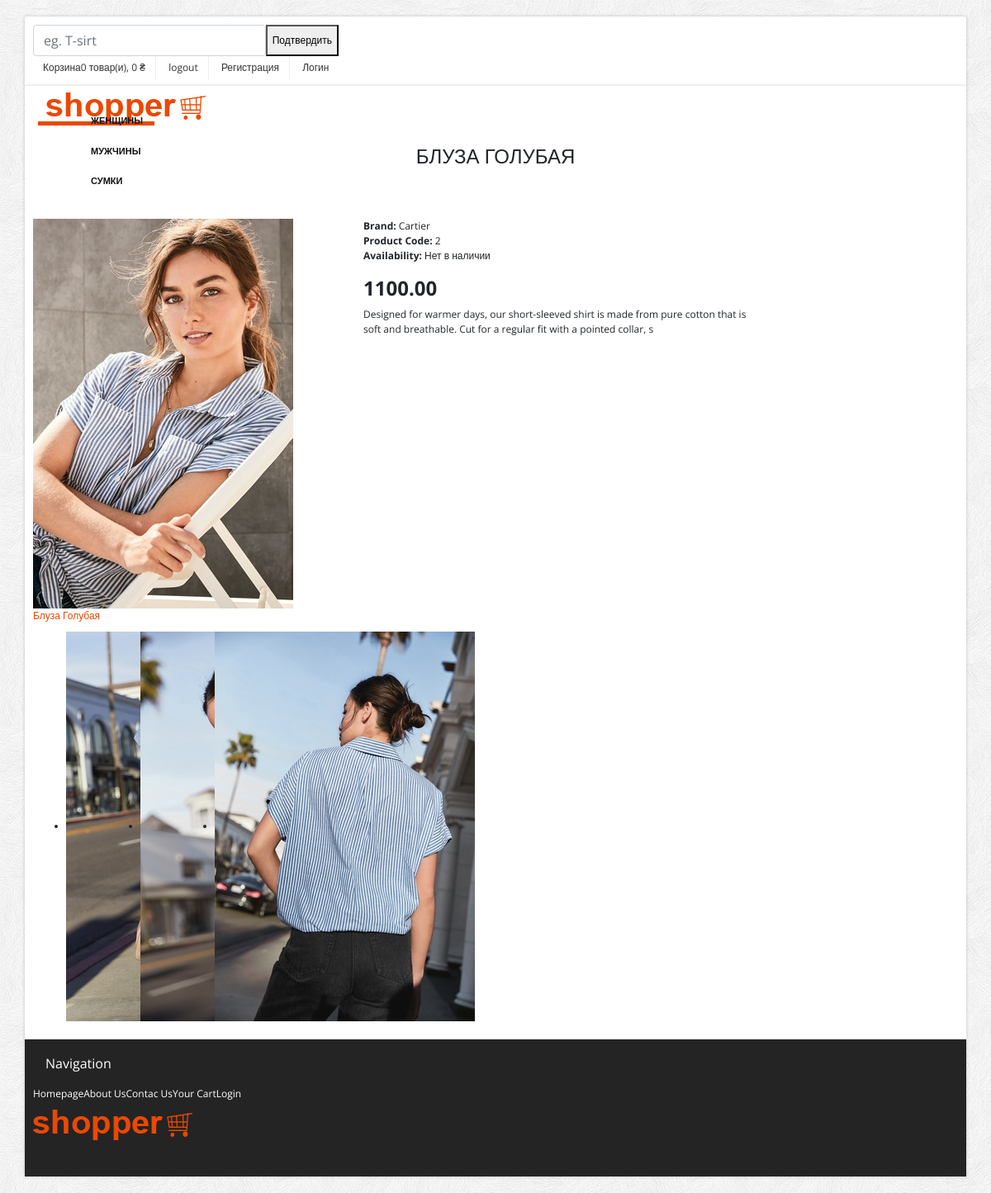
Screenshot of /kind_detail_view/2 with the database file from the repository.
### main_clothesmarket/models.py (models this page shows, shortened)
class Category(models.Model):  # Category of pruducts(man, woman, bags, i.t.d)
    def get_file_name(self, filename):
        exc = filename.strip().split('.')[-1]
        filename = f'{uuid4()}.{exc}'
        return path.join('media/images/categories', filename)
    title = models.CharField(max_length=16, unique=True)
    photo = models.ImageField(upload_to=get_file_name)
    category_order = models.IntegerField(unique=True)
    is_visible = models.BooleanField(default=True)

class Product(models.Model):  # pruduct in kind of prodcts ( костюм, платье, и.т.д.)
    def get_file_name(self, filename):
        exc = filename.strip().split('.')[-1]
        filename = f'{uuid4()}.{exc}'
        return path.join('media/images/products', filename)
    title = models.CharField(max_length=30, db_index=True)
    manufactura = models.CharField(max_length=30)
    photo = models.ImageField(upload_to=get_file_name)
    subphoto1 = models.ImageField(upload_to=get_file_name)  # addition photo
    subphoto2 = models.ImageField(upload_to=get_file_name)  # addition photo
    subphoto3 = models.ImageField(upload_to=get_file_name)  # addition photo
    product_order = models.IntegerField(unique=True)
    is_visible = models.BooleanField(default=True)
    price = models.DecimalField(max_digits=6, decimal_places=2)
    size = models.CharField(max_length=20)
    des = models.CharField(max_length=150, unique=True)  # description
    category = models.ForeignKey(Kind, on_delete=models.CASCADE)
    slug = models.SlugField(max_length=200, db_index=True)
    available = models.BooleanField(default=True)
    created = models.DateTimeField(auto_now_add=True)
    updated = models.DateTimeField(auto_now=True)
    class Meta:
        ordering = ('title',)
        index_together = (('id', 'slug'),)

### main_clothesmarket/views.py (the view)
# urls.py: path('kind_detail_view/<int:pk>', kind_detail_view, name='kind_detail_view'),
def kind_detail_view(request, pk):
    product = Product.objects.get(pk=pk)
    cart = Cart(request)
    return render(request, 'product_detail.html', context={
        'product': product,
        'categories': categories,
        'cart': cart,
    })

### cart_clothesmarket/cart.py (called while the page is built)
    def get_total_price(self):
        return sum(Decimal(item['price']) * item['quantity'] for item in self.cart.values())

    def __len__(self):
        return sum(item['quantity'] for item in self.cart.values())

### templates/product_detail.html
{% extends 'base.html' %}
{% load static %}
{% block content %}
<section class="header_text sub">
    <h4><span>{{ product.title }}</span></h4>
</section>
<section class="main-content">
    <div class="row">
        <div class="span9">
            <div class="row">
                <div class="span4">
                    <a href="{{ product.pk }}"><img  alt="" src={{ product.photo.url }}></a><br/>
                    <a href="{{ product.pk }}">{{ product.title }}</a><br/>
                    <ul class="thumbnails small">
                        <li class="span1">
                            <a href="{{ product.subphoto1.url }}"  class="thumbnail" data-fancybox-group="group1" title="Description 2"><img alt="" src={{ product.subphoto1.url }}></a>
                        </li>
                        <li class="span1">
                            <a href="{{ product.subphoto2.url }}" class="thumbnail" data-fancybox-group="group1" title="Description 3"><img alt="" src={{ product.subphoto2.url }}></a>
                        </li>
                        <li class="span1">
                            <a href="{{ product.subphoto3.url }}" class="thumbnail" data-fancybox-group="group1" title="Description 4"><img alt="" src={{ product.subphoto3.url }}></a>
                        </li>
                    </ul>
                </div>
                <div class="span5">
                    <address>
                        <strong>Brand:</strong> <span>{{ product.manufactura }}</span><br>
                        <strong>Product Code:</strong> <span>{{ product.id}}</span><br>
                        <strong>Availability:</strong> <span>{% if product.available is True %}В наличии{% else %}Нет в наличии{% endif %}</span><br>
                    </address>
                    <h4><strong><a>{{ product.price }}</a></strong></h4>
                    <p>{{ product.des }}</p>
                </div>
                <div class="span5">
                    <form class="form-inline">
                        <a {% if product.available is True %} href="{% url "cart_clothesmarket:cart_add" product.id %}"  class=button"   type="submit">Add to cart {% endif %} </a>
                    </form>
                </div>
            </div>
        </div>
    </div>
</section>
{% endblock %}

### templates/base.html (shortened to what this page needs)
<!DOCTYPE html>
<html lang="en">
	<head>
        {% load static %}
		<link rel="stylesheet" href={% static "bootstrap/css/bootstrap.min.css" %} >
		<link rel="stylesheet" href={% static "bootstrap/css/bootstrap-responsive.min.css" %}>
		<link rel="stylesheet" href={% static "themes/css/bootstrappage.css" %}/>
		<link rel="stylesheet" href={% static "themes/css/flexslider.css" %}/>
		<link rel="stylesheet" href={% static "themes/css/main.css" %}/>
	</head>
    <body>
		<div id="top-bar" class="container">
			<div class="row">
				<div class="span4">
					<form action="{% url "main_clothesmarket:search" %}" method="get" class="d-flex editContent">
						<input type="search" Placeholder="eg. T-sirt" name="q" class="form-control" required="" >
                        <button type="submit" class="btnl-btn">Подтвердить</button>
					</form>
				</div>
				<div class="span8">
					<div class="account pull-right">
						<ul class="user-menu">
                            {% with total_items=cart|length %}
                                    <li><a href="{% url 'cart_clothesmarket:cart_detail' %}">Корзина{{ total_items }} товар(и), {{ cart.get_total_price }} &#8372;</a></li>
                            {% endwith %}
                            <li><a href="{% url 'logout' %}">logout</a></li>
							<li><a href="{% url 'register' %}">Регистрация</a></li>
                            <li><a href="{% url 'login' %}">Логин</a></li>
						</ul>
					</div>
				</div>
			</div>
		</div>
		<div id="wrapper" class="container">
			<section class="navbar main-menu">
				<div class="navbar-inner main-menu">
					<a href="{% url 'main_clothesmarket:main_page_view' %}" class="logo pull-left"><img src={% static "themes/images/logo.png" %} class="site_logo" alt=""></a>
					{% for category in categories %}
                    <nav id="menu" class="pull-right">
						<ul>
							<li><a href="../category_detail_view/{{ category.pk }}">{{ category.title }}</a>
							</li>
						</ul>
					</nav>
                    {% endfor %}
				</div>
			</section>
			{% block content %}
            {% endblock %}
			<section id="footer-bar">
				<div class="row">
					<div class="span3">
						<h4>Navigation</h4>
						<ul class="nav">
							<li><a href="{% url 'main_clothesmarket:main_page_view' %}">Homepage</a></li>
							<li><a href="{% url 'main_clothesmarket:about_us_view' %}">About Us</a></li>
							<li><a href="{% url 'main_clothesmarket:contact_page_view' %}">Contac Us</a></li>
							<li><a href="{% url 'cart_clothesmarket:cart_detail' %}">Your Cart</a></li>
							<li><a href="{% url 'login' %}">Login</a></li>
						</ul>
					</div>
					<div class="span4">
					</div>
					<div class="span5">
						<p class="logo"><img src={% static "themes/images/logo.png" %} class="site_logo"  alt=""></p>
						<br/>
					</div>
				</div>
			</section>
		</div>
    </body>
</html>

### static/themes/css/main.css (style rules this page uses)
body { font-size: 12px; font-family: 'Open Sans', arial, tahoma, sans-serif; background:url(../images/bg.png) repeat 0 0 fixed; }
label, input, button, select, textarea { font-size: 12px; }
ul li a,a { color:#333; outline:0; -webkit-transition: all 0.2s linear; -moz-transition: all 0.2s linear; -o-transition: all 0.2s linear; -ms-transition: all 0.2s linear; transition: all 0.2s linear; }
a { color:#eb4800; }
#wrapper,#top-bar { background: #fff; margin: 20px auto 20px auto; box-shadow: 0px 0px 4px 0px rgba(0, 0, 0, 0.2); -moz-box-shadow: 0px 0px 4px 0px rgba(0, 0, 0, 0.2); -webkit-box-shadow: 0px 0px 4px 0px rgba(0, 0, 0, 0.2); padding:0px 10px; }
section.homepage-slider, section.navbar, section.google_map, section#footer-bar, section#copyright { margin-left: -10px; margin-right: -10px; }
section.header_text { background:url(../images/bg_h.png) no-repeat bottom; text-align:center; padding:15px 0 20px 0; font-size:16px; line-height:30px; border-bottom:1px solid #fff; }
section.header_text.sub { font-size:14px; margin-bottom:40px; }
section.header_text.sub h4 { text-transform:uppercase; margin:0; }
#top-bar { background-color:#fff; padding:10px; margin: 20px auto -22px auto; -webkit-border-radius: 4px; -moz-border-radius: 4px; border-radius: 4px; }
#top-bar .user-menu { margin: 0; padding: 0; list-style: none; }
#top-bar .user-menu li { display: inline-block; *display: inline; zoom: 1; border-right: 1px solid #eee; padding: 5px 12px; }
#top-bar .user-menu li:last-child { border-right:0; }
section#footer-bar, section#copyright { padding:10px 10px; }
section#footer-bar { margin-top:20px; padding-top:10px; background-color:#242424; border-top:1px solid #ddd; color:#777; }
section#footer-bar p.logo { margin-top:10px; width:120px; }
section#footer-bar a { text-indent:15px; color:#fff; }
section#footer-bar .nav a { background: url(../images/trigger_right.png) no-repeat 5px 7px; }
section#footer-bar h4 { padding: 0; font-size: 16px; color: #fff; font-weight:normal; margin: 10px 0 18px; }
section.navbar { margin-bottom:0; }
.navbar-inner.main-menu { height: 40px; padding-left:10px; padding-right:0; border-right: 0; border-left: 0; border-top: 0; border-bottom:5px solid #eb4800; -webkit-border-radius: 0; -moz-border-radius: 0; border-radius: 0; filter: none; }
.navbar-inner.main-menu a.logo { position:absolute; }
#menu > ul { display: block; margin-left:0; }
#menu > ul > li { list-style: none; float: left; position: relative; margin-right: 0px; }
#menu > ul > li > a { font-size: 11px; color: #111; display: block; text-transform: uppercase; font-weight: bold; text-align: center; padding: 10px 14px; }
.thumbnails.small { margin-top: 10px; }
._toggleMenu a { color:#fff; text-indent:10px; padding:5px 0; display:block; width:100%; }
._toggleMenu ul > li { text-transform:uppercase; }
._toggleMenu ul > li a.parent { background:url(../images/i_plus.png) no-repeat 98% center; }

### rows the page displays
Category: title "ЖЕНЩИНЫ"
Category: title "МУЖЧИНЫ"
Category: title "СУМКИ"
Product: title "БЛУЗА ГОЛУБАЯ", photo (picture), title "Блуза Голубая", subphoto3 (picture), manufactura "Cartier", id "2", price "1100.00", des "Designed for warmer days, our short-sleeved shirt is made from pure cotton that is soft and breathable. Cut for a regular fit with a pointed collar, s"

### other values shown
{{ total_items }} "0"
{{ cart.get_total_price }} "0"
